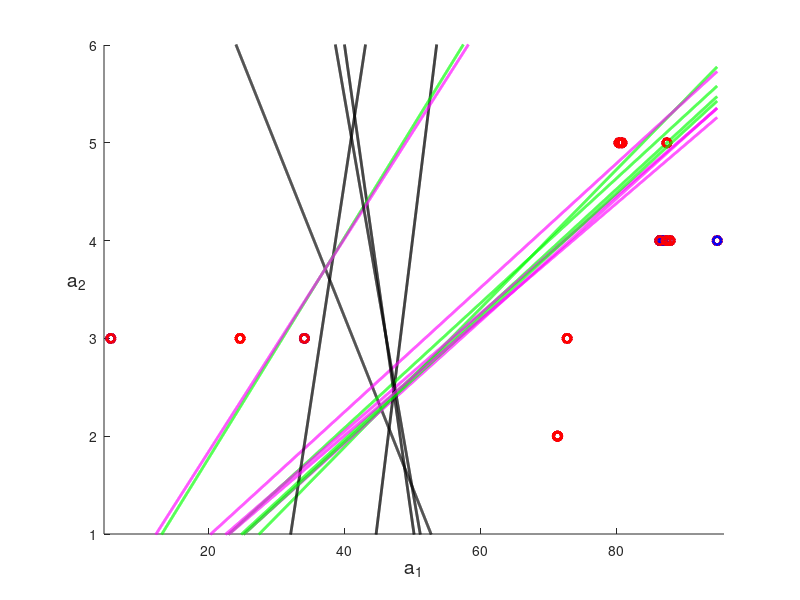

Write the MATLAB code that produced this figure.
function soft_SVM_demo2()
% perceptron_demo_wrapper - runs the perceptron model on a separable two 
% class dataset consisting of two dimensional data features. 
% The perceptron is run 3 times with 3 initial points to show the 
% recovery of different separating boundaries.  All points and recovered
% as well as boundaries are then visualized.
tempx = 0;
tempy = 0;
tempz = 0;

for i = 1:5
%%% load data %%%
[D,b] = load_data(i);

i

%%% run perceptron for 3 initial points %%%

% Calculate fixed steplength - via Lipschitz constant (see Chap 9 for 
% explanation) - for use in all three runs
lam = 10^2;        % regularization parameter 
L = 2*norm(diag(b)*D')^2;
alpha = 1/(L + 2*lam);        % step length
x0 = [1;2;3];    % initial point
x = grad_descent_soft_SVM(D,b,x0,alpha,lam);

% Run perceptron second time
lam = 10;
alpha = 1/(L + 2*lam);        % step length
y = grad_descent_soft_SVM(D,b,x0,alpha,lam);

% Run perceptron third time
lam = 10^-2;
alpha = 1/(L + 2*lam);        % step length
z = grad_descent_soft_SVM(D,b,x0,alpha,lam);

%% prints x result
tempx = x
tempy = y
tempz = z

%%% plot everything, pts and lines %%%
plot_all(D',b,x,y,z);
hold on

end 
end


%%% gradient descent function for perceptron %%%
function x = grad_descent_soft_SVM(D,b,x0,alpha,lam)
    % Initializations 
    x = x0;
    H = diag(b)*D';
    l = ones(size(D,2),1);
    iter = 1;
    max_its = 3000;
    grad = 1;

    while  norm(grad) > 10^-6 && iter < max_its
        
        % form gradient and take step
        grad = 2*lam*[0;x(2:end)] - 2*H'*max(l - H*x,0);
        x = x - alpha*grad;

        % update iteration count
        iter = iter + 1;
    end
end

%%% plots everything %%%
function plot_all(A,b,x,y,z)
    
    % plot points 
    ind = find(b == 1);
    scatter(A(ind,2),A(ind,3),'Linewidth',2,'Markeredgecolor','b','markerFacecolor','none');
    hold on
    ind = find(b == -1);
    scatter(A(ind,2),A(ind,3),'Linewidth',2,'Markeredgecolor','r','markerFacecolor','none');
    hold on

    % plot separators
    s =[min(A(:,2)):.01:max(A(:,2))];
    plot (s,(-x(1)-x(2)*s)/x(3),'k','linewidth',2);
    hold on

    plot (s,(-y(1)-y(2)*s)/y(3),'g','linewidth',2);
    hold on

    plot (s,(-z(1)-z(2)*s)/z(3),'m','linewidth',2);
    hold on

    set(gcf,'color','w');
    axis([ (min(A(:,2)) - 1) (max(A(:,2)) + 1) (min(A(:,3)) - 1) (max(A(:,3)) + 1)])
    box off
    
    % graph info labels
    xlabel('a_1','Fontsize',14)
    ylabel('a_2  ','Fontsize',14)
    set(get(gca,'YLabel'),'Rotation',0)

end

%%% loads data %%%
function [A,b] = load_data(i)
    data = load('data_andrew.mat');
    data = data.data2;
    if i == 1
      A = data(:,1:3);
      A = A';
      b = data(:,4);
    else 
      A = data(:,(5 + (4 * (i-2))):(7 + (4 * (i-2))));
      A = A';
      b = data(:,(8 + (4 * (i-2))));
    end
 
end


